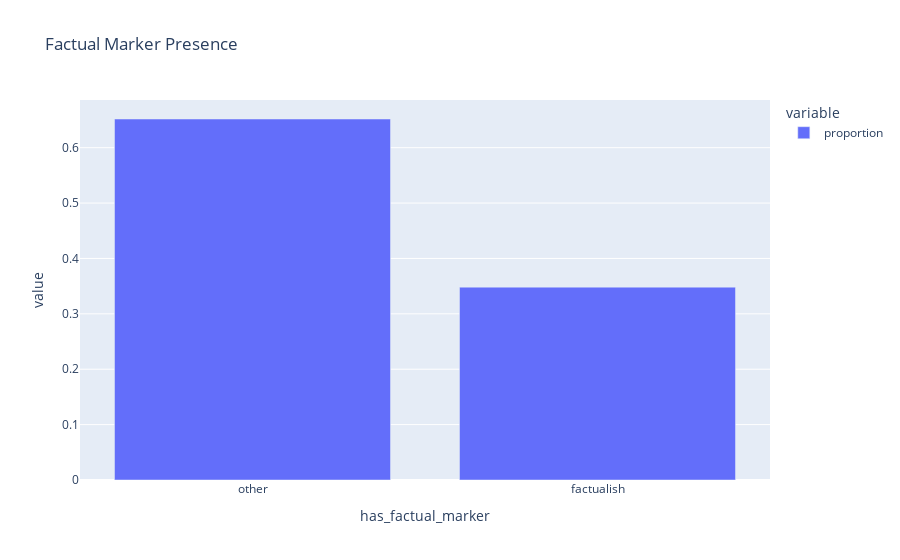

The code cell stored with this chart in its notebook:
### Code cell
px.bar(df['has_factual_marker'].value_counts(normalize=True)
        .rename({True:'factualish', False:'other'}),
       title='Factual Marker Presence')

### Figure 1 — Plotly figure (JSON) as saved in the notebook; plotly's stock layout.template omitted (floating-point values rounded to 4 significant figures)
{"data": [{"hovertemplate": "variable=proportion<br>has_factual_marker=%{x}<br>value=%{y}<extra></extra>", "legendgroup": "proportion", "marker": {"color": "#636efa", "pattern": {"shape": ""}}, "name": "proportion", "orientation": "v", "showlegend": true, "textposition": "auto", "type": "bar", "x": ["other", "factualish"], "xaxis": "x", "y": [0.6518, 0.3482], "yaxis": "y"}], "layout": {"barmode": "relative", "legend": {"title": {"text": "variable"}, "tracegroupgap": 0}, "title": {"text": "Factual Marker Presence"}, "xaxis": {"anchor": "y", "domain": [0, 1], "title": {"text": "has_factual_marker"}}, "yaxis": {"anchor": "x", "domain": [0, 1], "title": {"text": "value"}}}}
